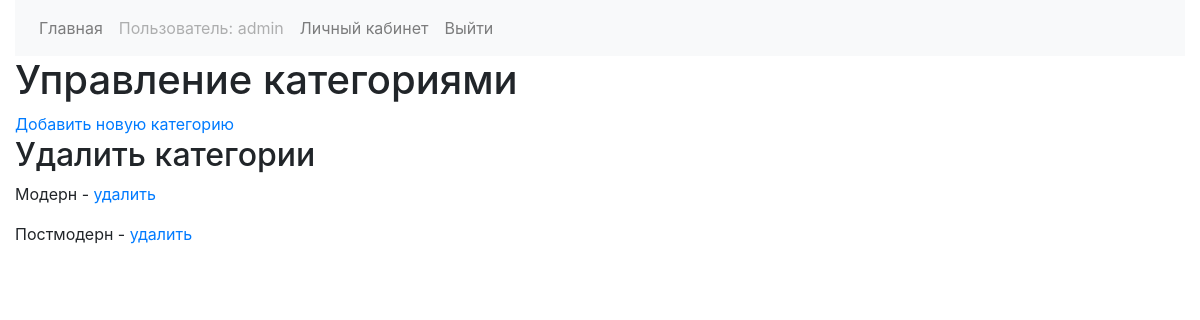
/catalog/view_categories (signed in), run on the app's committed database.
### catalog/models.py (models this page shows, shortened)
class AdvUser(AbstractBaseUser, PermissionsMixin):
    id = models.AutoField(primary_key=True, unique=True)
    username = models.CharField(max_length=200, unique=True)
    fullname = models.CharField(max_length=200)
    email = models.EmailField(unique=True, max_length=200)
    is_staff = models.BooleanField(default=False)
    USERNAME_FIELD = 'username'
    EMAIL_FIELD = 'email'
    REQUIRED_FIELDS = ['fullname', 'password', 'email',]
    objects = CustomAccountManager()

class Category(models.Model):
    name = models.CharField(max_length=200, help_text='Введите категорию заявки')

### catalog/views.py (the view)
# urls.py: path('view_categories', views.ViewCategory.as_view(), name='view-categories'),
class ViewCategory(LoginRequiredMixin, generic.ListView):
    model = Category
    template_name = 'catalog/categories_list.html'
    context_object_name = 'categories_list'

### catalog/templates/catalog/categories_list.html
{% extends 'base.html' %}
{% block content %}
  <div>
    <h1>Управление категориями</h1>
    <a href="{% url 'create-category' %}">Добавить новую категорию</a>
  </div>
  {% if categories_list %}
    <h2>Удалить категории</h2>
    {% for category in categories_list %}
      <p>
        {{ category.name }} -
        <a href="{% url 'delete-category' category.pk %}">удалить</a>
      </p>
    {% endfor %}
  {% else %}
    <p>Не существует категорий заявок</p>
  {% endif %}
{% endblock %}

### catalog/templates/base.html (shortened to what this page needs)
<!DOCTYPE html>
<html lang="en">
<head>
    <link rel="stylesheet" href="https://maxcdn.bootstrapcdn.com/bootstrap/4.0.0/css/bootstrap.min.css">
</head>
<body>
  <div class="container-fluid">
      {% block sidebar %}
      <nav class="navbar navbar-expand-lg navbar-light bg-light">
          <ul class="navbar-nav mr-auto">
              <li class="nav-item"><a href="{% url 'home' %}" class="nav-link">Главная</a></li>
              {% if user.is_authenticated %}
              <li class="nav-item"><a href="" class="nav-link disabled">Пользователь: {{ user.get_username }}</a></li>
              <li class="nav-item"><a href="{% url 'profile' %}" class="nav-link">Личный кабинет</a></li>
              <li class="nav-item"><a href="{% url 'logout' %}?next={{request.path}}" class="nav-link">Выйти</a></li>
              {% else %}
              <li class="nav-item"><a href="{% url 'login' %}?next={{request.path}}" class="nav-link">Войти</a></li>
              <li class="nav-item"><a href="{% url 'register' %}" class="nav-link">Регистрация</a></li>
              {% endif %}
          </ul>
      </nav>
      {% endblock %}
      {% block content %}{% endblock %}
  </div>
</body>
</html>

### catalog/templates/base.html (style rules this page uses)
li { list-style-type: none; }

### data on the page
AdvUser: get_username "admin"
Category: name "Модерн"
Category: name "Постмодерн"
